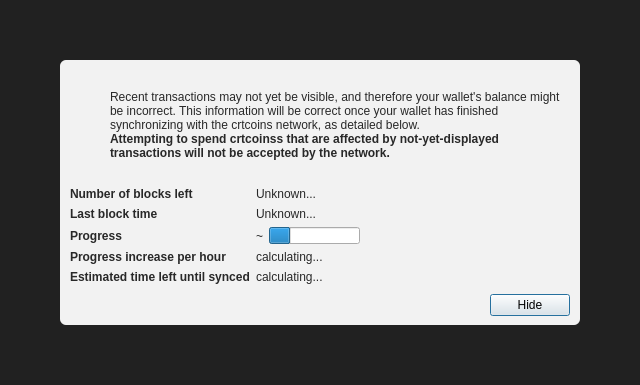
<?xml version="1.0" encoding="UTF-8"?>
<ui version="4.0">
 <class>ModalOverlay</class>
 <widget class="ModalOverlay" name="ModalOverlay">
  <property name="geometry">
   <rect>
    <x>0</x>
    <y>0</y>
    <width>640</width>
    <height>385</height>
   </rect>
  </property>
  <property name="windowTitle">
   <string>Form</string>
  </property>
  <layout class="QVBoxLayout" name="verticalLayout" stretch="0">
   <property name="sizeConstraint">
    <enum>QLayout::SetDefaultConstraint</enum>
   </property>
   <property name="leftMargin">
    <number>0</number>
   </property>
   <property name="topMargin">
    <number>0</number>
   </property>
   <property name="rightMargin">
    <number>0</number>
   </property>
   <property name="bottomMargin">
    <number>0</number>
   </property>
   <item>
    <widget class="QWidget" name="bgWidget" native="true">
     <property name="styleSheet">
      <string notr="true">#bgWidget { background: rgba(0,0,0,220); }</string>
     </property>
     <layout class="QVBoxLayout" name="verticalLayoutMain" stretch="1">
      <property name="leftMargin">
       <number>60</number>
      </property>
      <property name="topMargin">
       <number>60</number>
      </property>
      <property name="rightMargin">
       <number>60</number>
      </property>
      <property name="bottomMargin">
       <number>60</number>
      </property>
      <item>
       <widget class="QWidget" name="contentWidget" native="true">
        <property name="styleSheet">
         <string notr="true">#contentWidget { background: rgba(255,255,255,240); border-radius: 6px; }

QLabel { color: rgb(40,40,40);  }</string>
        </property>
        <layout class="QVBoxLayout" name="verticalLayoutSub" stretch="1,0,0,0">
         <property name="spacing">
          <number>0</number>
         </property>
         <property name="leftMargin">
          <number>10</number>
         </property>
         <property name="topMargin">
          <number>10</number>
         </property>
         <property name="rightMargin">
          <number>10</number>
         </property>
         <property name="bottomMargin">
          <number>10</number>
         </property>
         <item>
          <layout class="QHBoxLayout" name="horizontalLayoutIconText" stretch="0,1">
           <property name="topMargin">
            <number>20</number>
           </property>
           <item>
            <layout class="QVBoxLayout" name="verticalLayoutIcon">
             <property name="leftMargin">
              <number>0</number>
             </property>
             <item>
              <widget class="QPushButton" name="warningIcon">
               <property name="enabled">
                <bool>false</bool>
               </property>
               <property name="text">
                <string/>
               </property>
               <property name="icon">
                <iconset>
                 <normaloff>:/icons/warning</normaloff>
                 <disabledoff>:/icons/warning</disabledoff>:/icons/warning</iconset>
               </property>
               <property name="iconSize">
                <size>
                 <width>48</width>
                 <height>48</height>
                </size>
               </property>
               <property name="flat">
                <bool>true</bool>
               </property>
              </widget>
             </item>
             <item>
              <spacer name="verticalSpacerWarningIcon">
               <property name="orientation">
                <enum>Qt::Vertical</enum>
               </property>
               <property name="sizeHint" stdset="0">
                <size>
                 <width>20</width>
                 <height>40</height>
                </size>
               </property>
              </spacer>
             </item>
            </layout>
           </item>
           <item>
            <layout class="QVBoxLayout" name="verticalLayoutInfoText">
             <property name="leftMargin">
              <number>0</number>
             </property>
             <property name="topMargin">
              <number>0</number>
             </property>
             <item>
              <widget class="QLabel" name="infoText">
               <property name="text">
                <string>Recent transactions may not yet be visible, and therefore your wallet's balance might be incorrect. This information will be correct once your wallet has finished synchronizing with the crtcoins network, as detailed below.</string>
               </property>
               <property name="textFormat">
                <enum>Qt::RichText</enum>
               </property>
               <property name="wordWrap">
                <bool>true</bool>
               </property>
              </widget>
             </item>
             <item>
              <widget class="QLabel" name="infoTextStrong">
               <property name="font">
                <font>
                 <weight>75</weight>
                 <bold>true</bold>
                </font>
               </property>
               <property name="text">
                <string>Attempting to spend crtcoinss that are affected by not-yet-displayed transactions will not be accepted by the network.</string>
               </property>
               <property name="textFormat">
                <enum>Qt::RichText</enum>
               </property>
               <property name="wordWrap">
                <bool>true</bool>
               </property>
              </widget>
             </item>
             <item>
              <spacer name="verticalSpacerInTextSpace">
               <property name="orientation">
                <enum>Qt::Vertical</enum>
               </property>
               <property name="sizeHint" stdset="0">
                <size>
                 <width>20</width>
                 <height>40</height>
                </size>
               </property>
              </spacer>
             </item>
            </layout>
           </item>
          </layout>
         </item>
         <item>
          <spacer name="verticalSpacerAfterText">
           <property name="orientation">
            <enum>Qt::Vertical</enum>
           </property>
           <property name="sizeHint" stdset="0">
            <size>
             <width>20</width>
             <height>40</height>
            </size>
           </property>
          </spacer>
         </item>
         <item>
          <layout class="QFormLayout" name="formLayout">
           <property name="fieldGrowthPolicy">
            <enum>QFormLayout::FieldsStayAtSizeHint</enum>
           </property>
           <property name="horizontalSpacing">
            <number>6</number>
           </property>
           <property name="verticalSpacing">
            <number>6</number>
           </property>
           <property name="topMargin">
            <number>10</number>
           </property>
           <item row="0" column="0">
            <widget class="QLabel" name="labelNumberOfBlocksLeft">
             <property name="font">
              <font>
               <weight>75</weight>
               <bold>true</bold>
              </font>
             </property>
             <property name="text">
              <string>Number of blocks left</string>
             </property>
            </widget>
           </item>
           <item row="0" column="1">
            <widget class="QLabel" name="numberOfBlocksLeft">
             <property name="text">
              <string>Unknown...</string>
             </property>
            </widget>
           </item>
           <item row="1" column="0">
            <widget class="QLabel" name="labelLastBlockTime">
             <property name="font">
              <font>
               <weight>75</weight>
               <bold>true</bold>
              </font>
             </property>
             <property name="text">
              <string>Last block time</string>
             </property>
            </widget>
           </item>
           <item row="1" column="1">
            <widget class="QLabel" name="newestBlockDate">
             <property name="sizePolicy">
              <sizepolicy hsizetype="Maximum" vsizetype="Preferred">
               <horstretch>0</horstretch>
               <verstretch>0</verstretch>
              </sizepolicy>
             </property>
             <property name="text">
              <string>Unknown...</string>
             </property>
            </widget>
           </item>
           <item row="2" column="0">
            <widget class="QLabel" name="labelSyncDone">
             <property name="font">
              <font>
               <weight>75</weight>
               <bold>true</bold>
              </font>
             </property>
             <property name="text">
              <string>Progress</string>
             </property>
            </widget>
           </item>
           <item row="2" column="1">
            <layout class="QHBoxLayout" name="horizontalLayoutSync" stretch="0,1">
             <item>
              <widget class="QLabel" name="percentageProgress">
               <property name="text">
                <string notr="true">~</string>
               </property>
              </widget>
             </item>
             <item>
              <widget class="QProgressBar" name="progressBar">
               <property name="value">
                <number>24</number>
               </property>
               <property name="format">
                <string/>
               </property>
              </widget>
             </item>
            </layout>
           </item>
           <item row="4" column="0">
            <widget class="QLabel" name="labelProgressIncrease">
             <property name="font">
              <font>
               <weight>75</weight>
               <bold>true</bold>
              </font>
             </property>
             <property name="text">
              <string>Progress increase per hour</string>
             </property>
            </widget>
           </item>
           <item row="4" column="1">
            <widget class="QLabel" name="progressIncreasePerH">
             <property name="text">
              <string>calculating...</string>
             </property>
            </widget>
           </item>
           <item row="5" column="0">
            <widget class="QLabel" name="labelEstimatedTimeLeft">
             <property name="font">
              <font>
               <weight>75</weight>
               <bold>true</bold>
              </font>
             </property>
             <property name="text">
              <string>Estimated time left until synced</string>
             </property>
            </widget>
           </item>
           <item row="5" column="1">
            <widget class="QLabel" name="expectedTimeLeft">
             <property name="text">
              <string>calculating...</string>
             </property>
            </widget>
           </item>
          </layout>
         </item>
         <item>
          <layout class="QHBoxLayout" name="horizontalLayoutButtons">
           <property name="leftMargin">
            <number>10</number>
           </property>
           <property name="topMargin">
            <number>10</number>
           </property>
           <item>
            <spacer name="horizontalSpacer">
             <property name="orientation">
              <enum>Qt::Horizontal</enum>
             </property>
             <property name="sizeHint" stdset="0">
              <size>
               <width>40</width>
               <height>20</height>
              </size>
             </property>
            </spacer>
           </item>
           <item>
            <widget class="QPushButton" name="closeButton">
             <property name="text">
              <string>Hide</string>
             </property>
             <property name="focusPolicy">
              <enum>Qt::StrongFocus</enum>
             </property>
             <property name="default">
              <bool>true</bool>
             </property>
            </widget>
           </item>
          </layout>
         </item>
        </layout>
       </widget>
      </item>
     </layout>
    </widget>
   </item>
  </layout>
 </widget>
 <customwidgets>
  <customwidget>
   <class>ModalOverlay</class>
   <extends>QWidget</extends>
   <header>qt/modaloverlay.h</header>
   <container>1</container>
  </customwidget>
 </customwidgets>
 <resources/>
 <connections/>
</ui>
